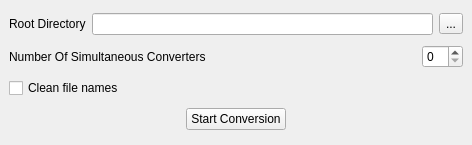
<?xml version="1.0" encoding="UTF-8"?>
<ui version="4.0">
 <class>MusicConverter</class>
 <widget class="QMainWindow" name="MusicConverter">
  <property name="windowModality">
   <enum>Qt::WindowModal</enum>
  </property>
  <property name="geometry">
   <rect>
    <x>0</x>
    <y>0</y>
    <width>472</width>
    <height>145</height>
   </rect>
  </property>
  <property name="windowTitle">
   <string>Music Converter To MP3</string>
  </property>
  <property name="windowIcon">
   <iconset resource="rsc/resources.qrc">
    <normaloff>:/MusicConverter/application.ico</normaloff>:/MusicConverter/application.ico</iconset>
  </property>
  <widget class="QWidget" name="centralwidget">
   <layout class="QVBoxLayout" name="verticalLayout">
    <item>
     <layout class="QHBoxLayout" name="horizontalLayout">
      <item>
       <widget class="QLabel" name="label">
        <property name="text">
         <string>Root Directory</string>
        </property>
       </widget>
      </item>
      <item>
       <widget class="QLineEdit" name="m_directoryText">
        <property name="toolTip">
         <string>Directory to start conversion</string>
        </property>
        <property name="frame">
         <bool>true</bool>
        </property>
        <property name="readOnly">
         <bool>true</bool>
        </property>
       </widget>
      </item>
      <item>
       <widget class="QToolButton" name="m_directoryButton">
        <property name="text">
         <string>...</string>
        </property>
        <property name="icon">
         <iconset resource="rsc/resources.qrc">
          <normaloff>:/MusicConverter/folder.ico</normaloff>:/MusicConverter/folder.ico</iconset>
        </property>
       </widget>
      </item>
     </layout>
    </item>
    <item>
     <layout class="QHBoxLayout" name="horizontalLayout_2" stretch="1,0">
      <item>
       <widget class="QLabel" name="label_2">
        <property name="text">
         <string>Number Of Simultaneous Converters</string>
        </property>
       </widget>
      </item>
      <item>
       <widget class="QSpinBox" name="m_threads"/>
      </item>
     </layout>
    </item>
    <item>
     <widget class="QCheckBox" name="m_cleanNames">
      <property name="text">
       <string>Clean file names</string>
      </property>
     </widget>
    </item>
    <item>
     <layout class="QHBoxLayout" name="horizontalLayout_3">
      <item>
       <widget class="QPushButton" name="m_startButton">
        <property name="maximumSize">
         <size>
          <width>100</width>
          <height>16777215</height>
         </size>
        </property>
        <property name="text">
         <string>Start Conversion</string>
        </property>
       </widget>
      </item>
     </layout>
    </item>
   </layout>
  </widget>
  <widget class="QMenuBar" name="menubar">
   <property name="geometry">
    <rect>
     <x>0</x>
     <y>0</y>
     <width>472</width>
     <height>21</height>
    </rect>
   </property>
  </widget>
 </widget>
 <resources>
  <include location="rsc/resources.qrc"/>
 </resources>
 <connections/>
</ui>
